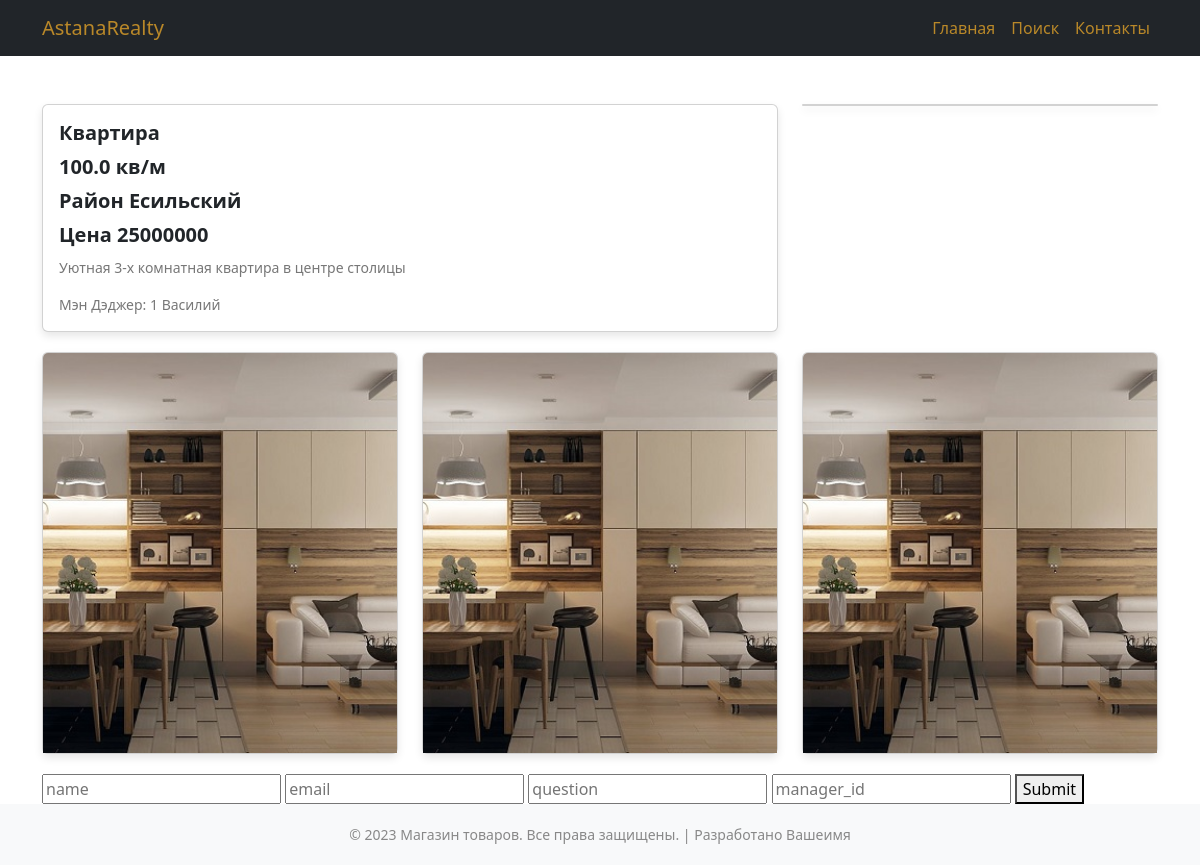
Screenshot of /home/3 with the database file from the repository.
### homes/models.py (models this page shows, shortened)
class Home(models.Model):
    title = models.CharField(max_length=200, blank=True,null=True)
    info = models.TextField()
    s = models.FloatField()
    district = models.CharField(max_length=200)
    cost = models.IntegerField()
    img = models.ImageField(upload_to='img', blank=True, null=True)
    manager = models.ForeignKey(Manager, on_delete=models.PROTECT, blank=True, null=True)
    category = models.ForeignKey(Category, on_delete=models.PROTECT, blank=True, null=True)

### managers/models.py (models this page shows)
class Manager(models.Model):
    first_name = models.CharField(max_length=50)
    last_name = models.CharField(max_length=50)
    phone = models.CharField(max_length=50)
    email = models.EmailField()
    img = models.ImageField(upload_to='manager_img')
    def __str__(self):
        return f'{self.id}  {self.first_name}'

### homes/views.py (the view)
# urls.py: path('home/<int:pk>', detail_view, name='detail_page'),
def detail_view(request, pk):
    home = Home.objects.get(id=pk)
    if request.method == 'POST':
        form = ApplicationForm(request.POST)
        if form.is_valid():
            form.save()
        return redirect('homes:main_page')
    else:
        form = ApplicationForm()
    return render(request, 'detail.html', {'home': home, 'form': form})

### application/forms.py
class ApplicationForm(forms.ModelForm):
    class Meta:
        model = Application
        fields = ['name', 'email', 'question', 'manager_id']

### templates/detail.html (shortened to what this page needs)
{% extends 'base.html' %}
{% block content %}
<br>
<br>
<div class="container">
    <div class="row">
        <div class="col-md-8">
            <div class="card">
                <div class="card-body">
                    <h5 class="card-title">{{ home.title }}</h5>
                    <h5 class="card-title">{{ home.s }} кв/м</h5>
                    <h5 class="card-title">Район {{ home.district }}</h5>
                    <h5 class="card-title">Цена {{ home.cost }}</h5>
                    <p class="card-text">{{ home.info }}</p>
                    <p class="card-text">Мэн Дэджер: {{ home.manager }}</p>
                </div>
            </div>
        </div>
        <div class="col-md-4">
            <div class="card">
            </div>
        </div>
    </div>
    <div class="row">
        <div class="col-md-4">
            <div class="card">
                {% if home.img %}
                <img src="{{ home.img.url }}" class="card-img-top" alt="Товар 1">
                {% else %}
                <img src="https://edit.org/images/cat/book-covers-big-2019101610.jpg" class="card-img-top" alt="Товар 1">
                {% endif %}
            </div>
        </div>
        <div class="col-md-4">
            <div class="card">
                {% if home.img %}
                <img src="{{ home.img.url }}" class="card-img-top" alt="Товар 1">
                {% else %}
                <img src="https://edit.org/images/cat/book-covers-big-2019101610.jpg" class="card-img-top" alt="Товар 1">
                {% endif %}
            </div>
        </div>
        <div class="col-md-4">
            <div class="card">
                {% if home.img %}
                <img src="{{ home.img.url }}" class="card-img-top" alt="Товар 1">
                {% else %}
                <img src="https://edit.org/images/cat/book-covers-big-2019101610.jpg" class="card-img-top" alt="Товар 1">
                {% endif %}
            </div>
        </div>
    </div>
</div>
<div class="container">
    <form action="" method="post">
        <input name="name" placeholder="name">
        <input name="email" placeholder="email">
        <input name="question" placeholder="question">
        <input name="manager_id" placeholder="manager_id">
        <button type="submit"> Submit </button>
    </form>
</div>
{% endblock %}

### static/css/customcss.css (style rules this page uses)
.card { margin-bottom: 20px; box-shadow: 0 4px 8px rgba(0,0,0,0.1); transition: transform 0.3s; }
.card img { height: 400px; object-fit: cover; }
.card-title { margin-bottom: 10px; font-size: 20px; font-weight: bold; }
.card-text { color: #777; font-size: 14px; }

### rows the page displays
Home: title "Квартира", s "100.0", district "Есильский", cost "25000000", info "Уютная 3-х комнатная квартира в центре столицы", manager "1 Василий", img (picture)
